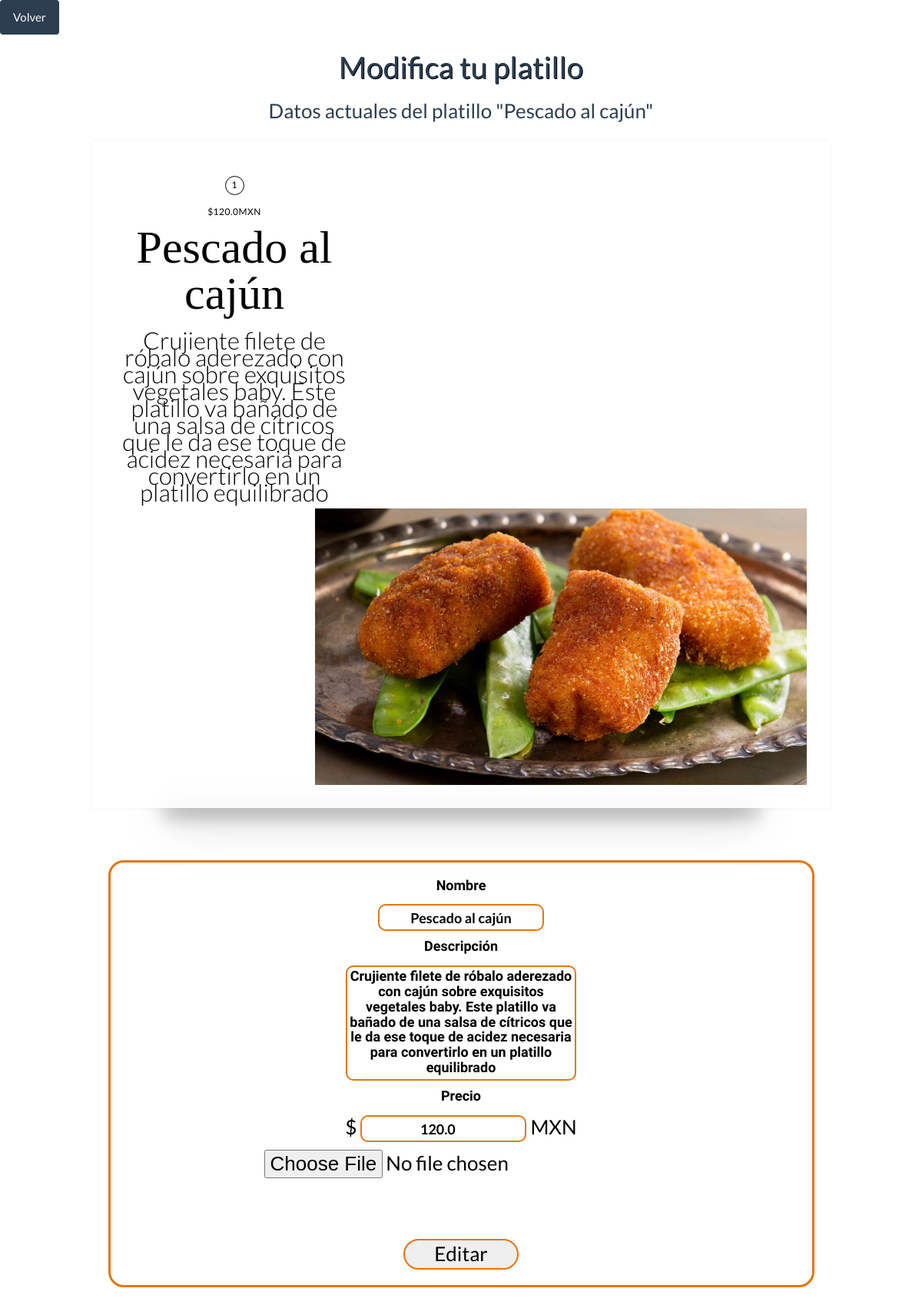
The page /platillo/editar (signed in) on the database its author committed.
### platillo/models.py (models this page shows, shortened)
class Platillo(models.Model):
    id = models.AutoField(primary_key=True)
    nombre = models.CharField(max_length=200, unique=True)
    descripcion = models.CharField(max_length=500, null=True)
    precio = models.FloatField(null=False, default=0)
    imagen = models.ImageField(null=False, upload_to=directorio_imagen)
    categoria = models.ForeignKey(
        'categoria.Categoria', on_delete=models.CASCADE)
    class Meta:
        db_table = 'platillo'
        verbose_name_plural = "Platillos"

### platillo/urls.py (the view)
    def _inner(request, *args, **kwargs):
        if not request.user.is_superuser:
            raise PermissionDenied
        return function(request, *args, **kwargs)

### platillo/forms.py (shortened to what this page needs)
class FormularioEditarPlatillo(forms.ModelForm):
    nombre = forms.CharField(label="nombre", max_length=250, required=True, widget=forms.TextInput(
        attrs={'class': 'campo', 'name': 'nombre'}))
    descripcion = forms.CharField(label="descripcion", max_length=500, required=False, widget=forms.Textarea(
        attrs={'class': 'campoDescripcion', 'name': 'descripcion'}))
    precio = forms.FloatField(label="precio", required=True, widget=forms.NumberInput(
        attrs={'class': 'campo', 'name': 'precio'}))
    imagen = forms.FileField(label="imagen", required=True, widget=FileInput)
    class Meta:
        db_table = "platillo"
        model = Platillo
        fields = ("nombre", "descripcion", "precio", "imagen")

### platillo/urls.py (called while the page is built)
def superuser_only(function):
    def _inner(request, *args, **kwargs):
        if not request.user.is_superuser:
            raise PermissionDenied
        return function(request, *args, **kwargs)
    return _inner

### platillo/views.py (called while the page is built)
    def get(self, request):
        platillo_original = Platillo.objects.get(pk=request.session.get('id'))
        formulario = FormularioEditarPlatillo(instance=platillo_original)
        contexto = {"formulario": formulario,
                    "platillo_original": platillo_original}
        return render(request, self.template, contexto)

### platillo/templates/platillo/editar_platillo.html (shortened to what this page needs)
{% load static %}
<link rel="stylesheet" type="text/css" href={% static 'platillo/css/editar_platillo.css'%}>
<link rel="stylesheet" href="{% static 'css/bootstrap.min.css' %}">
<div class="return-btn" style="text-align: start">
        <a class="btn btn-primary" href="../../../platillo/">Volver</a>
</div>
<h1> Modifica tu platillo </h1>
<h3> Datos actuales del platillo "{{platillo_original.nombre}}" <h3>
<div class="card-container">
  <div class="card u-clearfix">
    <div class="card-body">
      <span class="card-number card-circle subtle">{{platillo_original.id}}</span>
      <span class="card-author subtle">${{platillo_original.precio}}MXN</span>
      <h2 class="card-title">{{platillo_original.nombre}}</h2>
      <span class="card-description subtle">{{platillo_original.descripcion}}</span>
    </div>
    <img src="{{platillo_original.imagen.url}}" alt="" class="card-media" height="360" width="auto"/>
  </div>
</div><br>
<div id="container">
    <form action="" method="POST" enctype="multipart/form-data">
        <label for="nombre">Nombre</label><br>
        {{ formulario.nombre }}<br>
        <label for="descripcion">Descripción</label><br>
        {{ formulario.descripcion }}<br>
        <label for="precio">Precio</label><br>
        $ {{ formulario.precio }} MXN<br>
        {{ formulario.imagen }}<br>
        <input id="btnCrear" value="Editar" type="submit">
    </form>
  </div>

### platillo/static/platillo/css/editar_platillo.css (style rules this page uses)
h1 { margin-top: 30px; background: rgba(255, 255, 255, 0.5); text-shadow: 1px 1px black; }
#container { color: black; height: 80vh; display: flex; flex-wrap: nowrap; flex-direction: column; justify-content: center; align-items: center; align-content: center; margin-top: 10px; }
#container form { background: rgba(255, 255, 255, 0.863); padding: 20px 200px 20px 200px; border-radius: 20px; border: solid rgba(228, 118, 15); }
.campo { height: 35px; background: rgba(255, 255, 255, 0.9); border: solid 2px rgba(228, 118, 15); border-radius: 10px; margin: 10px 0px 10px 0px; text-align: center; font-weight: bold; font-size: large; padding: 2px 0px 2px 0px; }
.campoDescripcion { width: 300; height: 150; resize: none; background: rgba(255, 255, 255, 0.9); border: solid 2px rgba(228, 118, 15); border-radius: 10px; font-size: large; font-family: "Istok Web", sans-serif; margin: 10px 0px 10px 0px; text-align: center; font-weight: bold; }
label { font-size: large; font-weight: bolder; font-family: "Istok Web", sans-serif; }
#btnCrear { margin-top: 50px; height: 40px; width: 150px; border: solid 2px rgba(228, 118, 15); border-radius: 80px; transition: all 1s ease; transform: scale(1); cursor: pointer; }
*, *:before, *:after { box-sizing: inherit; }
.u-clearfix:before, .u-clearfix:after { content: " "; display: table; }
.u-clearfix:after { clear: both; }
.u-clearfix { *zoom: 1; }
.subtle { color: black; }
.card-container { margin: 25px auto 0; position: relative; width: 80vw; }
.card { background-color: rgba(255, 255, 255, 0.911); padding: 30px; position: relative; box-shadow: 0 0 5px rgba(75, 75, 75, 0.07); z-index: 1; }
.card-body { display: inline-block; float: left; width: 310px; }
.card-number { margin-top: 15px; }
.card-circle { border: 1px solid black; border-radius: 50%; display: inline-block; line-height: 22px; font-size: 12px; height: 25px; text-align: center; width: 25px; }
.card-author { display: block; font-size: 12px; letter-spacing: 0.5px; margin: 15px 0 0; text-transform: uppercase; }
.card-title { font-family: "Cormorant Garamond", serif; color: black; font-size: 60px; font-weight: 300; line-height: 60px; margin: 10px 0; }
.card-description { display: inline-block; font-weight: 300; line-height: 22px; margin: 10px 0; font-size: larger; }
.card-media { float: right; }

### rows shown on the page
Platillo: nombre "Pescado al cajún", id "1", precio "120.0", descripcion "Crujiente filete de róbalo aderezado con cajún sobre exquisitos vegetales baby. Este platillo va bañado de una salsa de cítricos que le da ese toque de acidez necesaria para convertirlo en un platillo equilibrado", imagen (picture)
